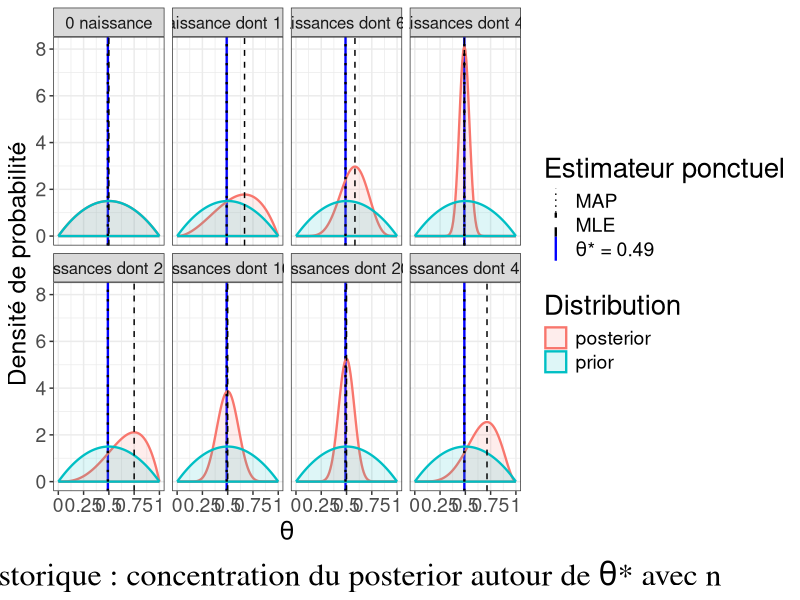

R code for this plot:
## ---- chunk 1
library(ggplot2)
gg_color_hue <- function(n) {
  hues = seq(15, 375, length = n + 1)
  lumi <- seq(10, 90, length = n + 1)
  hcl(h = hues, l = lumi, c = 100)[1:n]
}

# data2plot <- rbind.data.frame(cbind.data.frame("value"=seq(0,1, 0.01), "pdf"=dunif(seq(0,1, 0.01), 0, 1), "distrib"="prior"),
#                          cbind.data.frame("value"=seq(0,1, 0.01), "pdf"=dbeta(seq(0,1, 0.01), 23, 27), "distrib"="posterior")
#                          )
# ggplot(data2plot) + geom_ribbon(aes(x=value, ymin=0, ymax=pdf, col=distrib, fill=distrib, group=distrib), alpha=0.13, size=0.8) + theme_bw() + ylab("Densité de probabilité") + xlab("y") + guides(colour=guide_legend(title="Distribution"), fill=guide_legend(title="Distribution"))+ggtitle("Exemple historique avec un *prior* uniforme")

alpha.prior <- 2
beta.prior <- 2
data2plot <- rbind.data.frame(cbind.data.frame("value"=seq(0,1, 0.01), "pdf"=dbeta(seq(0,1, 0.01), alpha.prior, beta.prior), "distrib"="prior", "alpha"=2, "beta"=2, "nbObs"="0 naissance"),
                         cbind.data.frame("value"=seq(0,1, 0.01), "pdf"=dbeta(seq(0,1, 0.01), alpha.prior, beta.prior), "distrib"="posterior", "alpha"=2, "beta"=2,  "nbObs"="0 naissance"),
                         cbind.data.frame("value"=seq(0,1, 0.01), "pdf"=dbeta(seq(0,1, 0.01), alpha.prior, beta.prior), "distrib"="prior", "alpha"=2, "beta"=2,  "nbObs"="1 naissance dont 1 fille"),
                         cbind.data.frame("value"=seq(0,1, 0.01), "pdf"=dbeta(seq(0,1, 0.01), alpha.prior+1, beta.prior), "distrib"="posterior", "alpha"=1, "beta"=1,  "nbObs"="1 naissance dont 1 fille"),
                         cbind.data.frame("value"=seq(0,1, 0.01), "pdf"=dbeta(seq(0,1, 0.01), alpha.prior, beta.prior), "distrib"="prior", "alpha"=1, "beta"=1,  "nbObs"="2 naissances dont 2 filles"),
                         cbind.data.frame("value"=seq(0,1, 0.01), "pdf"=dbeta(seq(0,1, 0.01), alpha.prior+2, beta.prior), "distrib"="posterior", "alpha"=1, "beta"=1,  "nbObs"="2 naissances dont 2 filles"),
                         cbind.data.frame("value"=seq(0,1, 0.01), "pdf"=dbeta(seq(0,1, 0.01), alpha.prior, beta.prior), "distrib"="prior", "alpha"=1, "beta"=1,  "nbObs"="5 naissances dont 4 filles"),
                         cbind.data.frame("value"=seq(0,1, 0.01), "pdf"=dbeta(seq(0,1, 0.01), alpha.prior+4, beta.prior+1), "distrib"="posterior", "alpha"=1, "beta"=1,  "nbObs"="5 naissances dont 4 filles"),
                         cbind.data.frame("value"=seq(0,1, 0.01), "pdf"=dbeta(seq(0,1, 0.01), alpha.prior, beta.prior), "distrib"="prior", "alpha"=1, "beta"=1,  "nbObs"="10 naissances dont 6 filles"),
                         cbind.data.frame("value"=seq(0,1, 0.01), "pdf"=dbeta(seq(0,1, 0.01), alpha.prior+6, beta.prior+4), "distrib"="posterior", "alpha"=1, "beta"=1,  "nbObs"="10 naissances dont 6 filles"),
                         cbind.data.frame("value"=seq(0,1, 0.01), "pdf"=dbeta(seq(0,1, 0.01), alpha.prior, beta.prior), "distrib"="prior", "alpha"=1, "beta"=1,  "nbObs"="20 naissances dont 10 filles"),
                         cbind.data.frame("value"=seq(0,1, 0.01), "pdf"=dbeta(seq(0,1, 0.01), alpha.prior+10, beta.prior+10), "distrib"="posterior", "alpha"=1, "beta"=1,  "nbObs"="20 naissances dont 10 filles"),
                         cbind.data.frame("value"=seq(0,1, 0.01), "pdf"=dbeta(seq(0,1, 0.01), alpha.prior, beta.prior), "distrib"="prior", "alpha"=1, "beta"=1,  "nbObs"="40 naissances dont 20 filles"),
                         cbind.data.frame("value"=seq(0,1, 0.01), "pdf"=dbeta(seq(0,1, 0.01), alpha.prior+20, beta.prior+20), "distrib"="posterior", "alpha"=1, "beta"=1,  "nbObs"="40 naissances dont 20 filles"),
                         cbind.data.frame("value"=seq(0,1, 0.01), "pdf"=dbeta(seq(0,1, 0.01), alpha.prior, beta.prior), "distrib"="prior", "alpha"=1, "beta"=1,  "nbObs"="100 naissances dont 49 filles"),
                         cbind.data.frame("value"=seq(0,1, 0.01), "pdf"=dbeta(seq(0,1, 0.01), alpha.prior+49, beta.prior+51), "distrib"="posterior", "alpha"=1, "beta"=1,  "nbObs"="100 naissances dont 49 filles")
                         )
data_est <- rbind.data.frame(cbind.data.frame("theta"=NA, "nbObs"="0 naissance", "method"="MLE"), 
                             cbind.data.frame("theta"=0.49, "nbObs"="0 naissance", "method"="truth"), 
                             cbind.data.frame("theta"=seq(0,1, 0.0001)[which.max(dbeta(seq(0,1, 0.0001), alpha.prior, beta.prior))], "nbObs"="0 naissance", "method"="MAP"),
                             cbind.data.frame("theta"=1, "nbObs"="1 naissance dont 1 fille", "method"="MLE"), 
                             cbind.data.frame("theta"=0.49, "nbObs"="1 naissance dont 1 fille", "method"="truth"), 
                             cbind.data.frame("theta"=seq(0,1, 0.0001)[which.max(dbeta(seq(0,1, 0.0001), alpha.prior+1, beta.prior))], "nbObs"="1 naissance dont 1 fille", "method"="MAP"),
                             cbind.data.frame("theta"=1, "nbObs"="2 naissances dont 2 filles", "method"="MLE"), 
                             cbind.data.frame("theta"=0.49, "nbObs"="2 naissances dont 2 filles", "method"="truth"), 
                             cbind.data.frame("theta"=seq(0,1, 0.0001)[which.max(dbeta(seq(0,1, 0.0001), alpha.prior+2, beta.prior))], "nbObs"="2 naissances dont 2 filles", "method"="MAP"),
                             cbind.data.frame("theta"=4/5, "nbObs"="5 naissances dont 4 filles", "method"="MLE"), 
                             cbind.data.frame("theta"=0.49, "nbObs"="5 naissances dont 4 filles", "method"="truth"), 
                             cbind.data.frame("theta"=seq(0,1, 0.0001)[which.max(dbeta(seq(0,1, 0.0001), alpha.prior+4, beta.prior+1))], "nbObs"="5 naissances dont 4 filles", "method"="MAP"),
                             cbind.data.frame("theta"=6/10, "nbObs"="10 naissances dont 6 filles", "method"="MLE"), 
                             cbind.data.frame("theta"=0.49, "nbObs"="10 naissances dont 6 filles", "method"="truth"), 
                             cbind.data.frame("theta"=seq(0,1, 0.0001)[which.max(dbeta(seq(0,1, 0.0001), alpha.prior+6, beta.prior+4))], "nbObs"="10 naissances dont 6 filles", "method"="MAP"),
                             cbind.data.frame("theta"=0.5, "nbObs"="20 naissances dont 10 filles", "method"="MLE"), 
                             cbind.data.frame("theta"=0.49, "nbObs"="20 naissances dont 10 filles", "method"="truth"), 
                             cbind.data.frame("theta"=seq(0,1, 0.0001)[which.max(dbeta(seq(0,1, 0.0001), alpha.prior+10, beta.prior+10))], "nbObs"="20 naissances dont 10 filles", "method"="MAP"),
                             cbind.data.frame("theta"=0.5, "nbObs"="40 naissances dont 20 filles", "method"="MLE"), 
                             cbind.data.frame("theta"=0.49, "nbObs"="40 naissances dont 20 filles", "method"="truth"), 
                             cbind.data.frame("theta"=seq(0,1, 0.0001)[which.max(dbeta(seq(0,1, 0.0001), alpha.prior+20, beta.prior+20))], "nbObs"="40 naissances dont 20 filles", "method"="MAP"),
                             cbind.data.frame("theta"=0.49, "nbObs"="100 naissances dont 49 filles", "method"="MLE"), 
                             cbind.data.frame("theta"=0.49, "nbObs"="100 naissances dont 49 filles", "method"="truth"), 
                             cbind.data.frame("theta"=seq(0,1, 0.0001)[which.max(dbeta(seq(0,1, 0.0001), alpha.prior+49, beta.prior+51))], "nbObs"="100 naissances dont 49 filles", "method"="MAP")
)

ggplot(data2plot) + 
  geom_vline(aes(xintercept = 0.49), linetype=1, color="blue", alpha=1, size=0.8, show.legend = FALSE) + 
  geom_ribbon(aes(x=value, ymin=0, ymax=pdf, col=distrib, fill=distrib, group=distrib), alpha=0.13, size=0.8) + 
  theme_bw() + 
  ylab("Densité de probabilité") + 
  xlab(expression(theta)) + 
  guides(colour=guide_legend(title="Distribution"), 
         fill=guide_legend(title="Distribution")) + 
  labs(caption = expression(paste("Exemple historique : concentration du posterior autour de ", theta, "* avec ", n))) +
  facet_wrap(~nbObs, ncol=4) +
  theme(axis.title = element_text(size=18), 
        legend.text = element_text(size=14), 
        legend.title = element_text(size=20), 
        strip.text = element_text(size=12), 
        axis.text = element_text(size=14), 
        plot.caption = element_text(size=23, hjust=0.5, vjust=0, family="serif")) +
  scale_x_continuous(breaks=c(0, 0.25, 0.5, 0.75, 1), 
                     labels = c("0", "0.25", "0.5", "0.75", "1")) + 
  geom_vline(data=data_est, aes(xintercept=theta, group=method, linetype=method, size=method)) + 
  scale_size_manual("Estimateur ponctuel", 
                    values = c(0.5, 0.8, 0.8), 
                    breaks=c("MAP", "MLE", "truth"), 
                    labels=c("MAP", "MLE", expression(paste(theta, "* = 0.49")))) + 
  scale_linetype_manual("Estimateur ponctuel", 
                        values=c(2,0,3), 
                        breaks=c("MAP", "MLE", "truth"), 
                        labels=c("MAP", "MLE", expression(paste(theta, "* = 0.49")))) + 
  guides(size=guide_legend(override.aes = list(color=c("black", "black", "blue"), 
                                               linetype=c(3,2,1)), size=c(0.8,0.5,0.8)))
